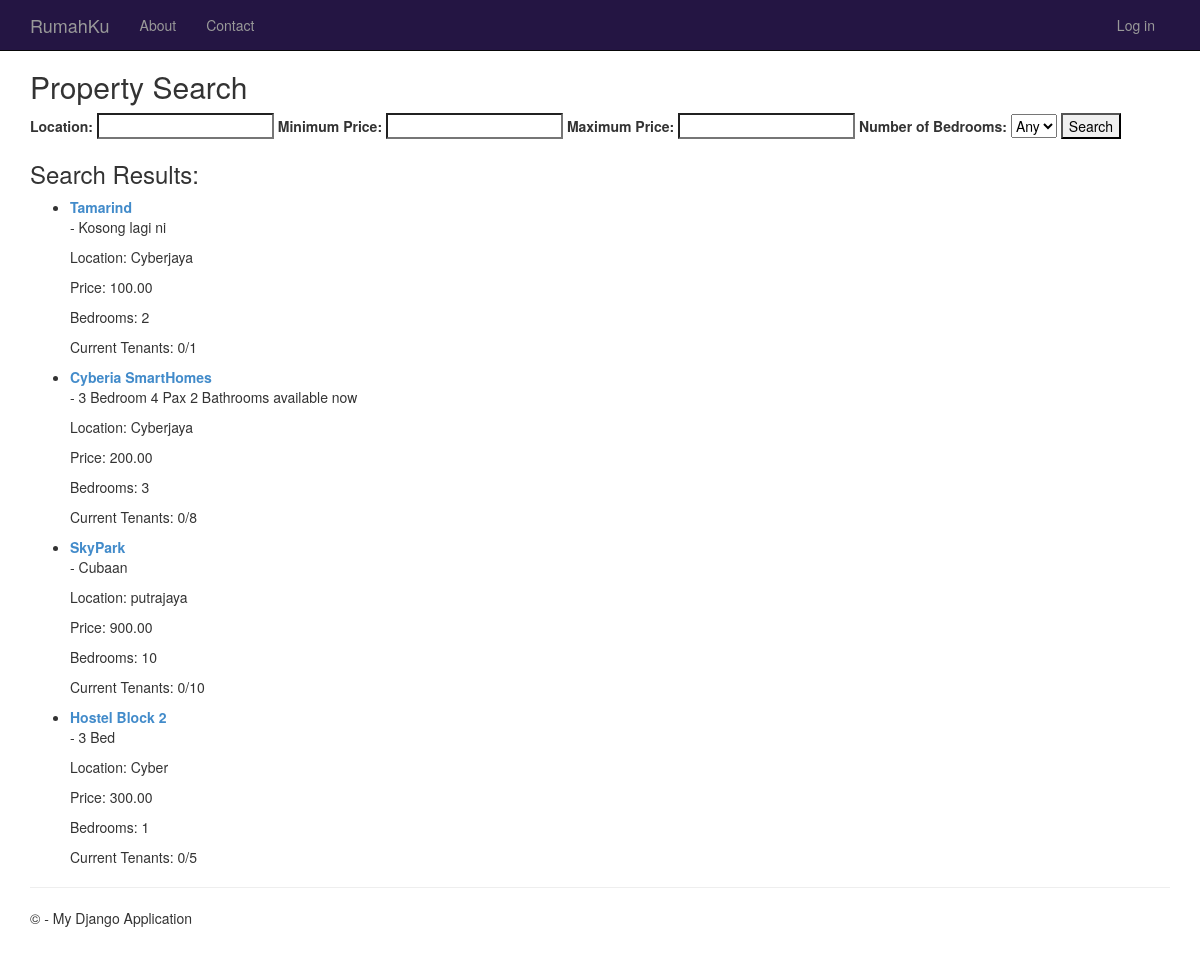
Page /searcher/search/ on the earlier database version.
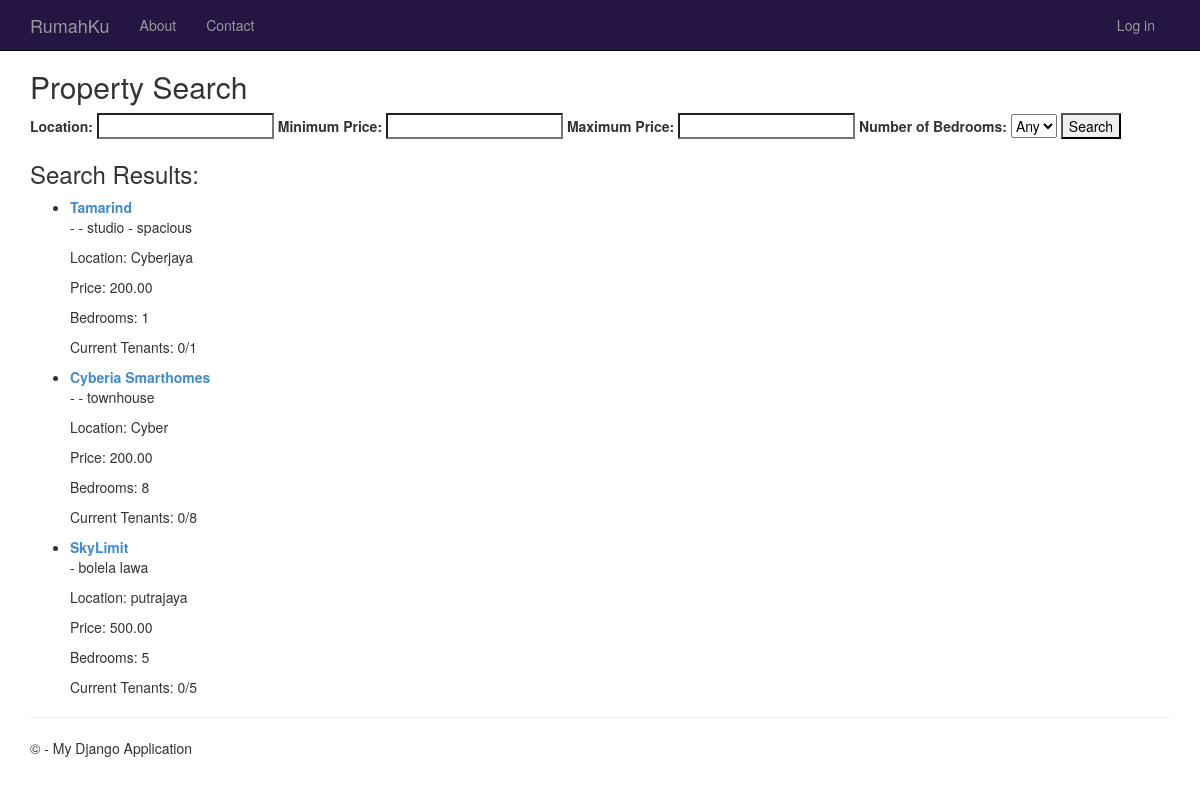
Same page on the later database version.
### app/models.py (models this page shows, shortened)
class Property(models.Model):
    title = models.CharField(max_length=100)
    description = models.TextField()
    location = models.CharField(max_length=100, default="Unknown")
    price = models.DecimalField(max_digits=10, decimal_places=2, default=0)
    bedrooms = models.PositiveIntegerField(default=1)
    owner = models.ForeignKey(Owner, on_delete=models.SET_NULL, null=True)  # ForeignKey to the Owner model, allowing null values
    max_no_of_tenants = models.IntegerField(default=1)  # Assuming a default value of 1 tenant
    @property
    def rented_tenants(self):
        return self.tenancy_set.count()
    @property
    def remaining_available_tenants(self):
        return self.max_no_of_tenants - self.rented_tenants
    @property
    def availability(self):
        return self.remaining_available_tenants != 0

### Searcher/views.py (the view)
# urls.py: path('search/', views.property_search, name='properties_search'),
def property_search(request):
    properties = models.Property.objects.all()
    if request.method == 'GET':
        location = request.GET.get('location')
        min_price = request.GET.get('min_price')
        max_price = request.GET.get('max_price')
        bedrooms = request.GET.get('bedrooms')
        if location:
            properties = properties.filter(location__icontains=location)
        if min_price:
            properties = properties.filter(price__gte=min_price)
        if max_price:
            properties = properties.filter(price__lte=max_price)
        if bedrooms:
            properties = properties.filter(bedrooms=bedrooms)
    return render(request, 'property_search.html', {'properties': properties})

### Searcher/templates/property_search.html (shortened to what this page needs)
{% extends "app/layout.html" %} {% block content %}
 <h2>Property Search</h2>
    <form method="get" action="{% url 'properties_search' %}">
        <label for="location">Location:</label>
        <input type="text" name="location" id="location" value="{{ request.GET.location }}">
        <label for="min_price">Minimum Price:</label>
        <input type="number" name="min_price" id="min_price" value="{{ request.GET.min_price }}">
        <label for="max_price">Maximum Price:</label>
        <input type="number" name="max_price" id="max_price" value="{{ request.GET.max_price }}">
        <label for="bedrooms">Number of Bedrooms:</label>
        <select name="bedrooms" id="bedrooms">
            <option value="">Any</option>
        </select>
        <button type="submit">Search</button>
    </form>
    {% if properties %}
        <h3>Search Results:</h3>
        <ul>
            {% for property in properties %}
            {% if property.availability == True %}
                <li>
                    <strong><a href="{% url 'property_detail' property.id %}">{{ property.title }}</a></strong>
                    <p>- {{ property.description }}</p>
                    <p>Location: {{ property.location }}</p>
                    <p>Price: {{ property.price }}</p>
                    <p>Bedrooms: {{ property.bedrooms }}</p>
                    <p>Current Tenants: {{ property.rented_tenants }}/{{ property.max_no_of_tenants }}</p>
                </li>
                {% endif %}
            {% endfor %}
        </ul>
    {% else %}
        <p>No properties match your search criteria.</p>
    {% endif %} {% endblock %}

### app/templates/app/layout.html (shortened to what this page needs)
<!DOCTYPE html>
<html>
  <head>
    {% load static %}
    <link
      rel="stylesheet"
      type="text/css"
      href="{% static 'app/content/bootstrap.min.css' %}"
    />
    <link
      rel="stylesheet"
      type="text/css"
      href="{% static 'app/content/site.css' %}"
    />
  </head>
  <body>
    <div
      class="navbar navbar-inverse navbar-fixed-top"
      style="background-color: #241543"
    >
      <div class="container">
        <div class="navbar-header">
          <a href="/" class="navbar-brand">RumahKu</a>
        </div>
        <div class="navbar-collapse collapse">
          <ul class="nav navbar-nav">
            <li><a href="{% url 'about' %}">About</a></li>
            <li><a href="{% url 'contact' %}">Contact</a></li>
          </ul>
          {% include 'app/loginpartial.html' %}
        </div>
      </div>
    </div>
    <div class="container body-content">
      {% block content %}{% endblock %}
      <hr />
      <footer>
        <p>&copy; {{ year }} - My Django Application</p>
      </footer>
    </div>
  </body>
</html>

### app/templates/app/loginpartial.html
{% if user.is_authenticated %}
<form id="logoutForm" action="/logout" method="post" class="navbar-right">
    {% csrf_token %}
    <ul class="nav navbar-nav navbar-right">
        <li><span class="navbar-brand">Hello {{ user.username }}!</span></li>
        <li><a href="javascript:document.getElementById('logoutForm').submit()">Log off</a></li>
    </ul>
</form>
{% else %}
<ul class="nav navbar-nav navbar-right">
    <li><a href="{% url 'login' %}">Log in</a></li>
</ul>
{% endif %}

### app/static/app/content/site.css (style rules this page uses)
body { padding-top: 50px; padding-bottom: 20px; }
.body-content { padding-left: 15px; padding-right: 15px; }
input, select, textarea { max-width: 280px; }

Differences in the rows shown:
removed Property: title "Hostel Block 2", description "3 Bed", location "Cyber", price "300.00", bedrooms "1", rented_tenants "0", max_no_of_tenants "5"
changed Property "Tamarind": description "Kosong lagi ni" → "- studio - spacious"; price "100.00" → "200.00"; bedrooms "2" → "1"
changed Property: title "Cyberia SmartHomes" → "Cyberia Smarthomes"; description "3 Bedroom 4 Pax 2 Bathrooms available now" → "- townhouse"; location "Cyberjaya" → "Cyber"; bedrooms "3" → "8"
changed Property "putrajaya": title "SkyPark" → "SkyLimit"; description "Cubaan" → "bolela lawa"; price "900.00" → "500.00"; bedrooms "10" → "5"; max_no_of_tenants "10" → "5"
